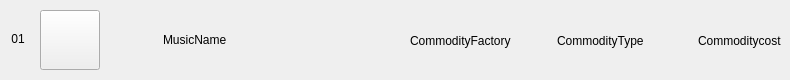
<?xml version="1.0" encoding="UTF-8"?>
<ui version="4.0">
 <class>NewSelectItem</class>
 <widget class="QWidget" name="NewSelectItem">
  <property name="geometry">
   <rect>
    <x>0</x>
    <y>0</y>
    <width>790</width>
    <height>80</height>
   </rect>
  </property>
  <property name="windowTitle">
   <string>Form</string>
  </property>
  <widget class="QWidget" name="layoutWidget">
   <property name="geometry">
    <rect>
     <x>120</x>
     <y>30</y>
     <width>151</width>
     <height>19</height>
    </rect>
   </property>
   <layout class="QHBoxLayout" name="horizontalLayout">
    <item>
     <widget class="QLabel" name="CommodityName">
      <property name="sizePolicy">
       <sizepolicy hsizetype="Fixed" vsizetype="Preferred">
        <horstretch>0</horstretch>
        <verstretch>0</verstretch>
       </sizepolicy>
      </property>
      <property name="font">
       <font>
        <family>Microsoft YaHei UI</family>
       </font>
      </property>
      <property name="text">
       <string>MusicName</string>
      </property>
     </widget>
    </item>
   </layout>
  </widget>
  <widget class="QLabel" name="labMusicNum">
   <property name="geometry">
    <rect>
     <x>10</x>
     <y>30</y>
     <width>16</width>
     <height>17</height>
    </rect>
   </property>
   <property name="font">
    <font>
     <family>Microsoft YaHei UI</family>
    </font>
   </property>
   <property name="text">
    <string>01</string>
   </property>
   <property name="alignment">
    <set>Qt::AlignCenter</set>
   </property>
  </widget>
  <widget class="QWidget" name="layoutWidget_2">
   <property name="geometry">
    <rect>
     <x>410</x>
     <y>30</y>
     <width>372</width>
     <height>22</height>
    </rect>
   </property>
   <layout class="QHBoxLayout" name="horizontalLayout_2">
    <item>
     <widget class="QLabel" name="CommodityFactory">
      <property name="font">
       <font>
        <family>Microsoft YaHei UI</family>
       </font>
      </property>
      <property name="text">
       <string>CommodityFactory</string>
      </property>
     </widget>
    </item>
    <item>
     <spacer name="horizontalSpacer_2">
      <property name="orientation">
       <enum>Qt::Horizontal</enum>
      </property>
      <property name="sizeHint" stdset="0">
       <size>
        <width>78</width>
        <height>20</height>
       </size>
      </property>
     </spacer>
    </item>
    <item>
     <widget class="QLabel" name="CommodityType">
      <property name="font">
       <font>
        <family>Microsoft YaHei UI</family>
       </font>
      </property>
      <property name="text">
       <string>CommodityType</string>
      </property>
     </widget>
    </item>
    <item>
     <spacer name="horizontalSpacer_3">
      <property name="orientation">
       <enum>Qt::Horizontal</enum>
      </property>
      <property name="sizeType">
       <enum>QSizePolicy::Fixed</enum>
      </property>
      <property name="sizeHint" stdset="0">
       <size>
        <width>48</width>
        <height>20</height>
       </size>
      </property>
     </spacer>
    </item>
    <item>
     <widget class="QLabel" name="Commoditycost">
      <property name="font">
       <font>
        <family>Microsoft YaHei UI</family>
       </font>
      </property>
      <property name="text">
       <string>Commoditycost</string>
      </property>
     </widget>
    </item>
   </layout>
  </widget>
  <widget class="QPushButton" name="ItemPic">
   <property name="geometry">
    <rect>
     <x>40</x>
     <y>10</y>
     <width>60</width>
     <height>60</height>
    </rect>
   </property>
   <property name="text">
    <string/>
   </property>
  </widget>
 </widget>
 <resources/>
 <connections/>
</ui>
